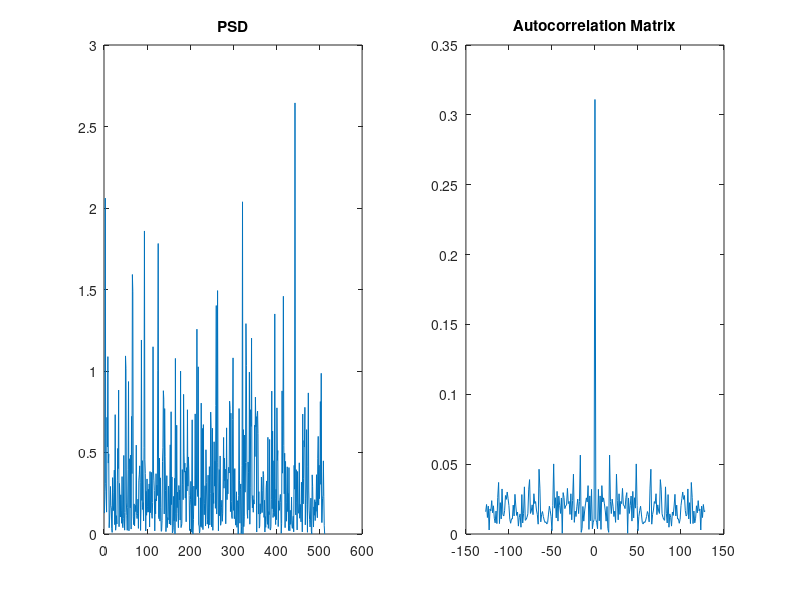

MATLAB code for this plot:
close all ;
clear all ;
clc ;

# normal distribution -----
# normrnd(mean,std,row,columns)
# ifft(x,values to consider) 


# code to plot PSD
x = normrnd(0,1,1,800);
Gy = periodogram(x) ; # returns PSD of x
subplot(121);
grid on;
plot(Gy);
title("PSD");

# code to plot autocorrelation
t = -127 : 1 : 128 ;
Ry = abs(ifft(Gy,256));
Ry_matrix = [ Ry(130:256)' Ry(1:129)'] ;
subplot(122) ;
grid on ;
plot(t,Ry_matrix) ;
title("Autocorrelation Matrix") ;